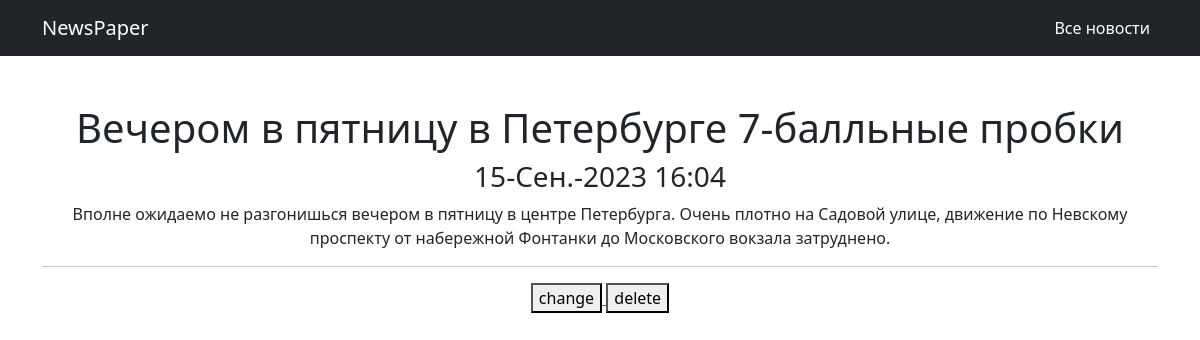
Screenshot of /sign/4 with the database file from the repository.
### news/models.py (models this page shows, shortened)
class Post(models.Model):
    NEWS = 'NW'
    ARTICLE = 'AR'
    TYPE_CHOICES = (
        (NEWS, 'Новость'),
        (ARTICLE, 'Статья')
    )
    type = models.CharField(max_length = 2, choices = TYPE_CHOICES, default = NEWS)
    timePost = models.DateTimeField(auto_now_add=True)
    title = models.CharField(max_length = 255)
    textPost = models.TextField()
    ratingPost = models.IntegerField(default=0)
    author = models.ForeignKey(Author, on_delete=models.CASCADE)
    category = models.ManyToManyField(Category, through='PostCategory')

### news/views.py (the view)
# urls.py: path('<int:pk>', PostDetail.as_view(), name='new_s'),
class PostDetail(DetailView):
    model = Post
    template_name = 'details_news.html'
    context_object_name = 'new_s'
    queryset = Post.objects.filter(type='NW')

### news/templatetags/custom_filters.py (called while the page is built)
@register.filter(name='censor')
def censor(text):
    forbidden_vocabulary = ['nba']
    for i in forbidden_vocabulary:
        text = text.replace(i, '<abn>')
        text = text.replace(i.upper(), '<abn>')
    return text

### templates/details_news.html (shortened to what this page needs)
{% extends 'default.html' %}
{% load custom_filters %}
{% block content %}
<h1>{{ new_s.title|censor }}</h1>
<h3>{{ new_s.timePost|date:'d-N-Y H:i' }}</h3>
<p>{{ new_s.textPost|censor }}</p>
<hr>
<a href="{% url 'post_update' new_s.id %}">
    <button>change</button>
</a>
<a href="{% url 'post_delete' new_s.id %}">
    <button>delete</button>
</a>
{% endblock content %}

### rows the page displays
Post: title|censor "Вечером в пятницу в Петербурге 7-балльные пробки", timePost "15-Сен.-2023 16:04", textPost|censor "Вполне ожидаемо не разгонишься вечером в пятницу в центре Петербурга. Очень плотно на Садовой улице, движение по Невскому проспекту от набережной Фонтанки до Московского вокзала затруднено."
